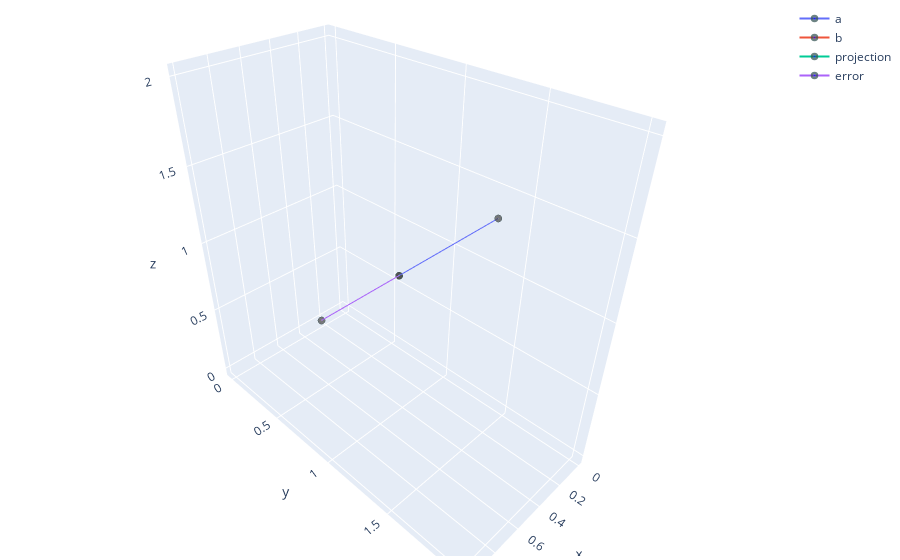

The code cell stored with this chart in its notebook:
### Code cell
proj_onto_line([1, 2, 2], [1, 1, 1])

### Figure 1 — Plotly figure (JSON) as saved in the notebook; plotly's stock layout.template omitted (floating-point values rounded to 4 significant figures)
{"data": [{"marker": {"color": ["blue"], "line": {"color": "DarkSlateGrey", "width": 5}, "size": [0, 5]}, "name": "a", "type": "scatter3d", "x": [0, 1], "y": [0, 2], "z": [0, 2]}, {"marker": {"color": ["blue"], "line": {"color": "DarkSlateGrey", "width": 5}, "size": [0, 5]}, "name": "b", "type": "scatter3d", "x": [0, 1], "y": [0, 1], "z": [0, 1]}, {"marker": {"color": ["blue"], "line": {"color": "DarkSlateGrey", "width": 5}, "size": [0, 5]}, "name": "projection", "type": "scatter3d", "x": [0, 0.5556], "y": [0, 1.111], "z": [0, 1.111]}, {"marker": {"color": ["blue"], "line": {"color": "DarkSlateGrey", "width": 5}, "size": [0, 5]}, "name": "error", "type": "scatter3d", "x": [1, 0.5556], "y": [1, 1.111], "z": [1, 1.111]}], "layout": {"margin": {"b": 4, "l": 4, "r": 4, "t": 4}}}
